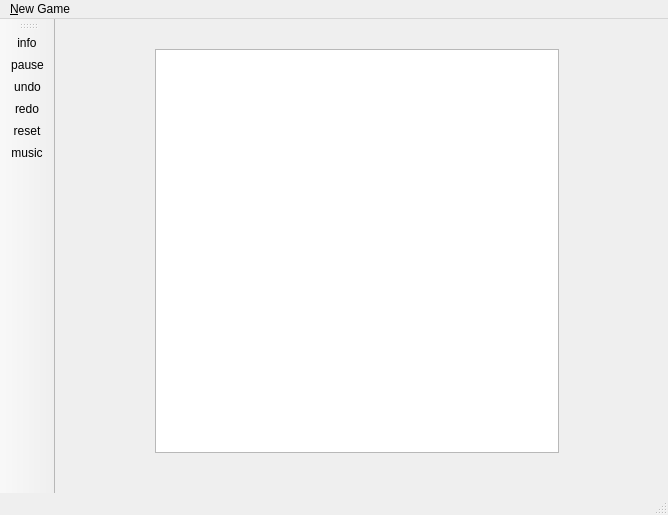
<?xml version="1.0" encoding="UTF-8"?>
<ui version="4.0">
 <class>MainWindow</class>
 <widget class="QMainWindow" name="MainWindow">
  <property name="geometry">
   <rect>
    <x>0</x>
    <y>0</y>
    <width>668</width>
    <height>515</height>
   </rect>
  </property>
  <property name="minimumSize">
   <size>
    <width>668</width>
    <height>515</height>
   </size>
  </property>
  <property name="maximumSize">
   <size>
    <width>668</width>
    <height>515</height>
   </size>
  </property>
  <property name="windowTitle">
   <string>Powered by n+e</string>
  </property>
  <property name="windowIcon">
   <iconset resource="res.qrc">
    <normaloff>:/fig/sudoku</normaloff>:/fig/sudoku</iconset>
  </property>
  <property name="autoFillBackground">
   <bool>true</bool>
  </property>
  <widget class="QWidget" name="centralWidget">
   <widget class="QTableWidget" name="tableWidget">
    <property name="geometry">
     <rect>
      <x>100</x>
      <y>30</y>
      <width>404</width>
      <height>404</height>
     </rect>
    </property>
   </widget>
  </widget>
  <widget class="QMenuBar" name="menuBar">
   <property name="geometry">
    <rect>
     <x>0</x>
     <y>0</y>
     <width>668</width>
     <height>31</height>
    </rect>
   </property>
   <widget class="QMenu" name="menuNew_Game">
    <property name="title">
     <string>&amp;New Game</string>
    </property>
    <addaction name="actionRandom_5"/>
    <addaction name="actionCustom"/>
    <addaction name="actionNew_Game"/>
   </widget>
   <addaction name="menuNew_Game"/>
  </widget>
  <widget class="QToolBar" name="mainToolBar">
   <property name="autoFillBackground">
    <bool>false</bool>
   </property>
   <property name="floatable">
    <bool>true</bool>
   </property>
   <attribute name="toolBarArea">
    <enum>LeftToolBarArea</enum>
   </attribute>
   <attribute name="toolBarBreak">
    <bool>false</bool>
   </attribute>
   <addaction name="actionInfo"/>
   <addaction name="actionPause"/>
   <addaction name="actionUndo"/>
   <addaction name="actionRedo"/>
   <addaction name="actionReset"/>
   <addaction name="actionMusic"/>
  </widget>
  <widget class="QStatusBar" name="statusBar"/>
  <action name="actionInfo">
   <property name="icon">
    <iconset resource="res.qrc">
     <normaloff>:/fig/sudoku</normaloff>:/fig/sudoku</iconset>
   </property>
   <property name="text">
    <string>info</string>
   </property>
   <property name="toolTip">
    <string>Infomation</string>
   </property>
   <property name="shortcut">
    <string>Alt+I</string>
   </property>
  </action>
  <action name="actionUndo">
   <property name="icon">
    <iconset resource="res.qrc">
     <normaloff>:/fig/prev</normaloff>:/fig/prev</iconset>
   </property>
   <property name="text">
    <string>undo</string>
   </property>
   <property name="toolTip">
    <string>Undo</string>
   </property>
   <property name="shortcut">
    <string>Ctrl+Z</string>
   </property>
  </action>
  <action name="actionReset">
   <property name="icon">
    <iconset resource="res.qrc">
     <normaloff>:/fig/previous</normaloff>:/fig/previous</iconset>
   </property>
   <property name="text">
    <string>reset</string>
   </property>
   <property name="toolTip">
    <string>Reset to initial</string>
   </property>
  </action>
  <action name="actionPause">
   <property name="icon">
    <iconset resource="res.qrc">
     <normaloff>:/fig/pause</normaloff>:/fig/pause</iconset>
   </property>
   <property name="text">
    <string>pause</string>
   </property>
   <property name="toolTip">
    <string>Pause</string>
   </property>
   <property name="shortcut">
    <string>Space</string>
   </property>
  </action>
  <action name="actionRedo">
   <property name="icon">
    <iconset resource="res.qrc">
     <normaloff>:/fig/next</normaloff>:/fig/next</iconset>
   </property>
   <property name="text">
    <string>redo</string>
   </property>
   <property name="toolTip">
    <string>Redo</string>
   </property>
   <property name="shortcut">
    <string>Ctrl+Y</string>
   </property>
  </action>
  <action name="actionMusic">
   <property name="icon">
    <iconset resource="res.qrc">
     <normaloff>:/fig/mute</normaloff>:/fig/mute</iconset>
   </property>
   <property name="text">
    <string>music</string>
   </property>
   <property name="toolTip">
    <string>Play music</string>
   </property>
   <property name="shortcut">
    <string>Ctrl+M</string>
   </property>
  </action>
  <action name="actionRandom_5">
   <property name="text">
    <string>Random</string>
   </property>
  </action>
  <action name="actionCustom">
   <property name="text">
    <string>Custom</string>
   </property>
  </action>
  <action name="actionNew_Game">
   <property name="text">
    <string>New Game</string>
   </property>
  </action>
 </widget>
 <layoutdefault spacing="6" margin="11"/>
 <resources>
  <include location="res.qrc"/>
 </resources>
 <connections/>
</ui>
